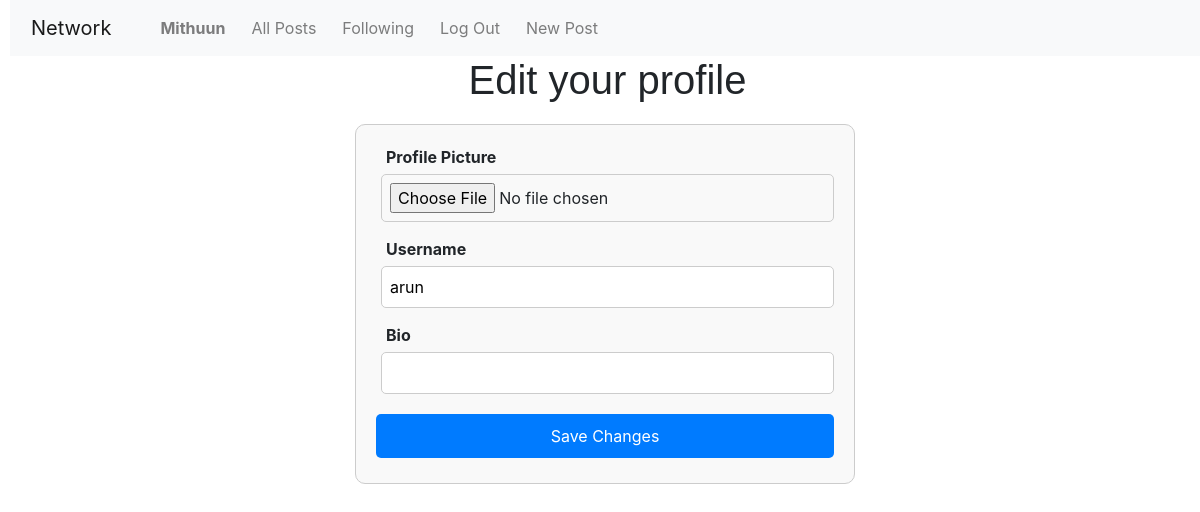
The app's page /profile/arun/edit (signed in), older data.
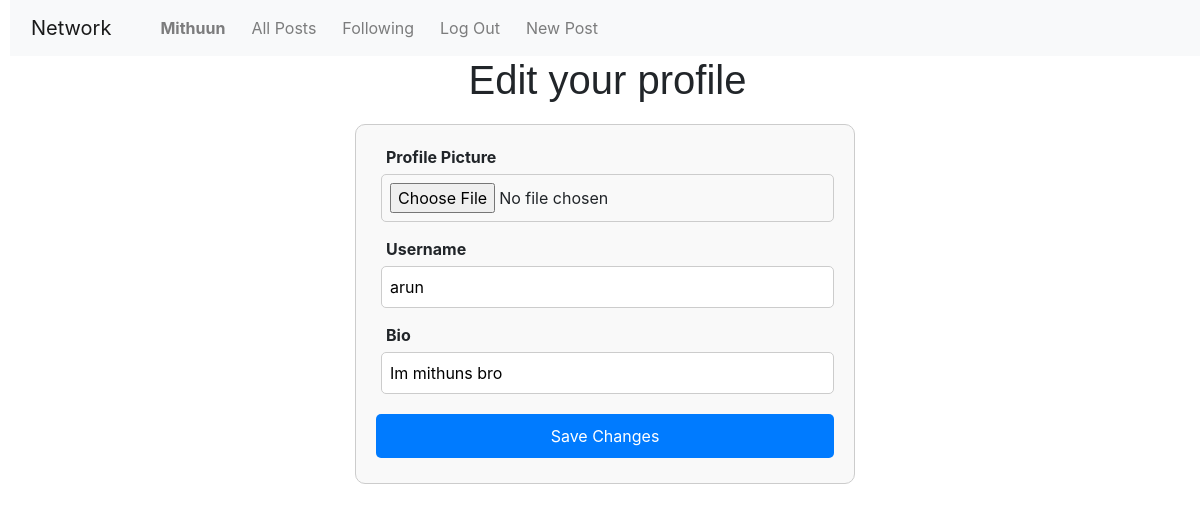
The same page, newer data.
### network/models.py (models this page shows, shortened)
class User(AbstractUser):
    bio = models.TextField(max_length=30, blank=True, null=True)
    profile_picture = models.ImageField(upload_to='profile_pictures/', default='profile_pictures/penguin.png', blank=True)

### network/views.py (the view)
# urls.py: path("profile/<str:username>/edit", views.editProfile, name="editProfile"),
def editProfile(request, username):
    profile_user = User.objects.get(username=username)
    if request.method == "POST":
        newUsername = request.POST["username"]
        newBio = request.POST["bio"]
        newProfile_picture = request.FILES.get("profile_picture")
        profile_user = User.objects.get(username=username)
        profile_user.username = newUsername
        profile_user.bio = newBio
        profile_user.profile_picture = newProfile_picture
        profile_user.save()
        login(request, profile_user) #re-login the user after changing username
        return render(request, "network/profile.html", {
            "userName": profile_user.username,
            "bio": profile_user.bio,
            "posts": profile_user.posts.all().order_by("timestamp"),
            "pfp": profile_user.profile_picture,
        })
    else:
        return render(request, "network/editProfile.html", {
            "userName": profile_user.username,
            "bio": profile_user.bio
        })

### network/templates/network/editProfile.html (shortened to what this page needs)
{% extends "network/layout.html" %}
{% load static %}
{% block body %}
    <h1>Edit your profile</h1>
    <form action="{% url 'editProfile' userName %}" method="post" enctype="multipart/form-data">
        <div class="form-group">
            <label id="myLabel">Profile Picture</label>
            <input type="file" name="profile_picture">
        </div>
        <div class="form-group">
            <label for="username">Username</label>
            <input type="text" id="username" name="username" value="{{ userName }}">
        </div>
        <div class="form-group">
            <label for="bio">Bio</label>
            <input type="text" id="bio" name="bio" value="{{ bio }}">
        </div>
        <button type="submit">Save Changes</button>
    </form>
{% endblock %}

Row changes from the older to the newer data that the page shows:
changed User "arun": bio (not shown) → "Im mithuns bro"
